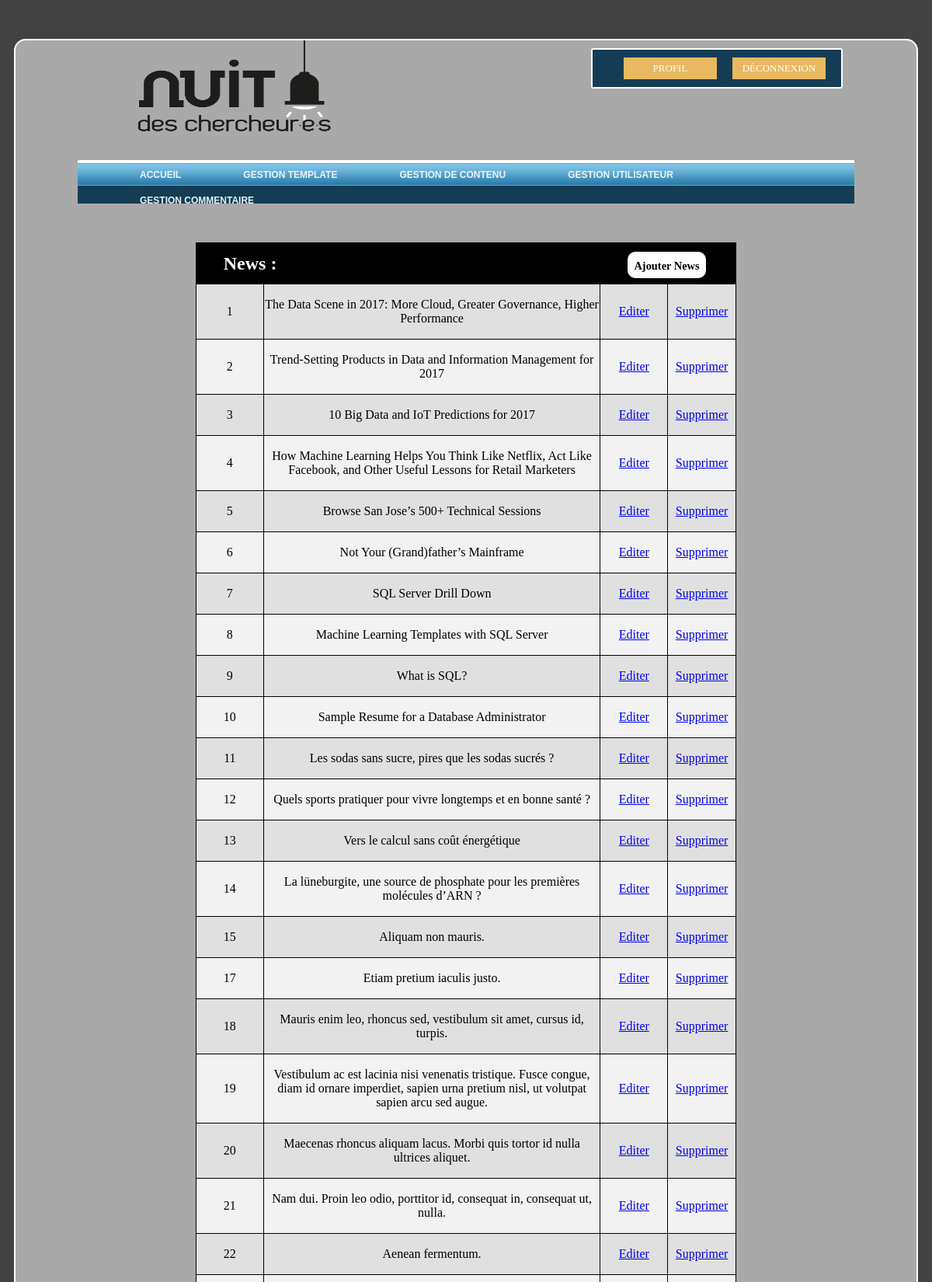
The app's page /index.php?page=Contenu (signed in, upper part) with its own data.
### tables this page shows
CREATE TABLE IF NOT EXISTS `template` (
  `id` int(8) NOT NULL AUTO_INCREMENT,
  `logo` varchar(255) DEFAULT NULL,
  `couleurAccueil` varchar(15) DEFAULT NULL,
  `couleurPublication` varchar(15) DEFAULT NULL,
  `couleurChercheur` varchar(15) DEFAULT NULL,
  `couleurConference` varchar(15) DEFAULT NULL,
  `couleurJourneaux` varchar(15) DEFAULT NULL,
  `couleurMenu` varchar(15) DEFAULT NULL,
  `couleurNews` varchar(15) DEFAULT NULL,
  PRIMARY KEY (`id`)
);

CREATE TABLE IF NOT EXISTS `news` (
  `id` int(11) NOT NULL AUTO_INCREMENT,
  `titre` varchar(200) NOT NULL,
  `content` text NOT NULL,
  `imageUrl` varchar(255) NOT NULL,
  `url` varchar(255) DEFAULT NULL,
  PRIMARY KEY (`id`)
);

### View/admin/Contenu.php (called while the page is built)
<?php
class ContenuVIEW
{
    private $model;
    public function __construct($model)
    {
        $this->model = $model;
    }
    public function __Tabs()
    {
        return $this->model->__tab();
    }
}

### Controller/admin/Contenu.php (called while the page is built)
<?php
include(dirname(__FILE__) . '/../../View/admin/Contenu.php');
include(dirname(__FILE__) . '/../../Model/admin/Contenu.php');
$connect = new db();
$bdd = $connect->connectDB();
$MDL = new ContenuMDL($bdd);
$View = new ContenuVIEW($MDL);
$View->__Tabs();

### Model/admin/Contenu.php (the view, shortened to what this page needs)
<?php
class ContenuMDL
{
    private $bdd;
    public function __construct($bdd)
    {
        $this->bdd = $bdd;
    }
    public function __tab()
    {
        $req = $this->bdd->prepare("SELECT * from news");
        $req->execute();
        echo "
            <table>
                <tr>
                    <th colspan=\"2\">News :</th>
                    <th colspan=\"2\"><a href='index.php?page=EditerContenu&new=1' class='add-article' id='addNews'>Ajouter News</a></th>
                </tr>";
        while ($res = $req->fetch()) {
            echo "<tr>
                    <td id='id'>
                        <p>" . $res['id'] . "</p>
                    </td>
                    <td id='titre'>
                        <p>" . $res['titre'] . "</p>
                    </td>
                    <td id='edit'>
                        <a href=\"index.php?page=EditerContenu&id=" . $res['id'] . "\">Editer</a>
                    </td>
                    <td id='del'>
                        <a href=\"Model/admin/utils.php?supprContenu=true&table=news&id=" . $res['id'] . "\">Supprimer</a>
                    </td>
                </tr>";
        }
        echo " </table><br><br>";
        echo "
            <table>
                <tr>
                    <th colspan=\"2\">Conference :</th>
                    <th colspan=\"2\"><a href='index.php?page=EditerContenuConference&new=1' class='add-article' id='addConference'>Ajouter Conference</a></th>
                </tr>";
        echo " </table><br><br>";
        echo "
            <table>
                <tr>
                    <th colspan=\"2\">Evenement :</th>
                    <th colspan=\"2\"><a href='index.php?page=EditerContenuEvent&new=1' class='add-article' id='addEvenement'>Ajouter Evenement</a></th>
                </tr>";
        echo " </table><br><br>";
        echo "
            <table>
                <tr>
                    <th colspan=\"2\">Journaux :</th>
                    <th colspan=\"2\"><a href='index.php?page=EditerContenuJournal&new=1' class='add-article' id='addJournaux'>Ajouter un Journal</a></th>
                </tr>";
        echo " </table><br><br>";
        echo "
            <table>
                <tr>
                    <th colspan=\"2\">Publication :</th>
                     <th colspan=\"2\"><a href='index.php?page=EditerContenuPublication&new=1' class='add-article' id='addPublication'>Ajouter Publication</a></th>
                </tr>";
        echo " </table><br><br>";
    }
}

### View/header.php (shortened to what this page needs)
<!DOCTYPE html>
<html xmlns="http://www.w3.org/1999/html">
<head>
    <link rel="stylesheet" href="assets/css/menuHorizStyle.css" type="text/css"/>
    <link rel="stylesheet" href="assets/css/AccueilStyle.css" media="all" type="text/css"/>
    <link rel="stylesheet" href="assets/css/footerStyle.css" type="text/css"/>
    <link rel="stylesheet" href="assets/css/slidesShowStyle.css" type="text/css"/>
    <link rel="stylesheet" href="assets/css/btnSearch.css" type="text/css"/>
    <link rel="stylesheet" href="assets/css/NewsDetails.css" type="text/css"/>
    <link rel="stylesheet" href="assets/css/News.css" type="text/css"/>
    <link rel="stylesheet" href="assets/css/EventStyle.css" type="text/css"/>
    <link rel="stylesheet" href="assets/css/signeUpStyle.css" type="text/css"/>
    <link rel="stylesheet" href="assets/css/Chercheurs.css" type="text/css"/>
    <link rel="stylesheet" href="assets/css/publication.css" type="text/css"/>
    <link rel="stylesheet" href="assets/css/Journaux.css" type="text/css"/>
    <link rel="stylesheet" href="assets/css/Conferences.css" type="text/css"/>
    <link rel="stylesheet" href="assets/css/commentaire.css" type="text/css"/>
    <link rel="stylesheet" href="assets/css/Issue.css" type="text/css"/>
    <?php
    if (isset($_GET['page']) AND
        ($_GET['page'] == "Admin" OR
            $_GET['page'] == "Template" OR
            $_GET['page'] == "Contenu" OR
            $_GET['page'] == "User" OR
            $_GET['page'] == "Commentaire" OR
            $_GET['page'] == "EditerContenu" OR
            $_GET['page'] == "EditerContenuConference" OR
            $_GET['page'] == "EditerContenuEvent" OR
            $_GET['page'] == "EditerContenuJournal" OR
            $_GET['page'] == "EditerContenuPublication")
    ) {
        echo "<link rel=\"stylesheet\" href=\"assets/css/admin/admin.css\"  media=\"screen\" type=\"text/css\" />";
        echo "<link rel=\"stylesheet\" href=\"assets/css/admin/Template.css\" type=\"text/css\" />
                <script src='assets/js/admin/admin.js' type='application/javascript'></script>
                <script src='assets/js/admin/Template.js' type='application/javascript'></script>
                  <script src='assets/js/admin/jscolor.min.js' type='application/javascript'></script>";
    }
    $connect = new db();
    $bdd = $connect->connectDB();
    $req = $bdd->prepare("SELECT * from template");
    $req->execute();
    $res = $req->fetch();
    ?>
</head>
<body>
<div class="container">
    <nav>
        <?php
        if (isset($_SESSION['userORadmin']) && $_SESSION['userORadmin'] == 0) {
            $logo = (isset($_SESSION['bloquer']) && $_SESSION['bloquer']) ? "#" : "index.php?page=Accueil";
        } elseif (isset($_SESSION['userORadmin']) && $_SESSION['userORadmin'] == 1) {
            $logo = "index.php?page=Admin";
        } else
            $logo = "index.php?page=Accueil";
        echo "<a href=\"$logo\" ><img id=\"logo\" src=\"" . $res['logo'] . "\" width=\"30%\" height=\"150\"></a>";
        ?>
        <?php
        if (isset($_SESSION['nom'])) {
            echo "<div class=\"authentification\"  id=\"login\" >
                                <a id=\"logout-btn\" href=\"Model/Inscription.php?log=out\" value=\"Déconnexion\">Déconnexion</a>
                                <a id=\"profil-btn\" href=\"index.php?page=Profil\" value=\"Profil\">Profil</a>
                      </div>";
        }
        ?>
        <div id="dolphincontainer">
            <div id="dolphinnav">
                <?php
                if (isset($_GET['page']) AND
                    ($_GET['page'] == "Admin" OR
                        $_GET['page'] == "Template" OR
                        $_GET['page'] == "Contenu" OR
                        $_GET['page'] == "User" OR
                        $_GET['page'] == "Commentaire" OR
                        $_GET['page'] == "EditerContenu" OR
                        $_GET['page'] == "EditerContenuConference" OR
                        $_GET['page'] == "EditerContenuEvent" OR
                        $_GET['page'] == "EditerContenuJournal" OR
                        $_GET['page'] == "EditerContenuPublication")
                ) {
                    echo "
                            <ul>
<li><a href=\"index.php?Admin\" id=Admin\"><span>Accueil</span></a></li>
                                <li><a href=\"index.php?page=Template\" id=\"template\"><span>Gestion Template</span></a></li>
                                <li><a href=\"index.php?page=Contenu\" id=\"contenu\"><span>Gestion De Contenu</span></a></li>
                                <li><a href=\"index.php?page=User\" id=\"utilisateur\"><span>Gestion Utilisateur</span></a></li>
                                <li><a href=\"index.php?page=Commentaire\" id=\"commentaire\"><span>Gestion Commentaire</span></a></li>
                            </ul>
                        ";
                }
                ?>
            </div>
        </div>
    </nav>

### assets/css/menuHorizStyle.css (style rules this page uses)
#dolphincontainer { position: relative; height: 56px; color: #E0E0E0; background: #143D55; width: 100%; font-family: Helvetica, Arial, Verdana, sans-serif; }
#dolphinnav { position: relative; height: 33px; font-size: 12px; text-transform: uppercase; font-weight: bold; background: #fff url('../image/dolphin_bg.gif') repeat-x bottom left; padding: 0 0 0 20px; }
#dolphinnav ul { margin: 0; padding: 0; list-style-type: none; width: auto; float: left; }
#dolphinnav ul li { display: block; float: left; margin-left: 40px; }
#dolphinnav ul li a { display: block; float: left; color: #EAF3F8; text-decoration: none; padding: 0 0 0 20px; height: 33px; }
#dolphinnav ul li a span { padding: 12px 20px 0 0; height: 21px; float: left; }
#logo { margin-left: 50px; margin-right: 50px; }

### assets/css/AccueilStyle.css (style rules this page uses)
body { background-color: navy; }
nav, footer { margin-right: 80px; margin-left: 80px; }
.container { overflow: auto; border: 2px solid white; border-radius: 15px; background-color: #a2bfff; margin: 50px 60px 20px; padding-bottom: 20px; }
.authentification { width: 300px; background-color: #143D55; border: 2px solid white; border-radius: 3px; padding: 10px 10px 10px 10px; position: relative; float: right; margin-top: 10px; margin-right: 15px; }
#login #logout-btn, #login #profil-btn { background-color: #E8B960; border-style: solid; border-width: 1px; border-color: #E8B960; padding: 5px 10px 5px 10px; width: 40%; box-sizing: border-box; text-align: center; text-decoration: none; font-family: PT sans; font-size: 13px; font-weight: normal; text-transform: uppercase; color: #ffffff; float: right; margin-right: 10px; margin-left: 10px }

### assets/css/admin/admin.css (style rules this page uses)
body { background-color: #424242; }
table { border-radius: 10%; border: 1px solid black; margin-left: 20%; margin-top: 50px; margin-bottom: 5%; width: 60%; }
table, th, td { border: 1px solid black; border-collapse: collapse; }
th { height: 50px; text-align: left; padding-left: 5%; color: white; font-size: x-large; background-color: black; }
tr:nth-child(2n+1) { background-color: #F2F2F2; }
tr:nth-child(2n) { background-color: #E0E0E0; }
td { text-align: center; width: 50%; }
#id, #del, #edit { width: 10% }
.container { margin-right: 10px; margin-left: 10px; background-color: darkgrey; }
#addNews, #addConference, #addEvenement, #addJournaux, #addPublication { text-decoration: none; background-color: white; color: black; padding-top: 7%; padding-right: 6%; padding-left: 6%; padding-bottom: 6%; border-radius: 10px; font-size: 60%; }

### records on screen
template: logo (picture)
news: id "1", titre "The Data Scene in 2017: More Cloud, Greater Governance, Higher Performance"
news: id "2", titre "Trend-Setting Products in Data and Information Management for 2017"
news: id "3", titre "10 Big Data and IoT Predictions for 2017"
news: id "4", titre "How Machine Learning Helps You Think Like Netflix, Act Like Facebook, and Other Useful Lessons for Retail Marketers"
news: id "5", titre "Browse San Jose’s 500+ Technical Sessions"
news: id "6", titre "Not Your (Grand)father’s Mainframe"
news: id "7", titre "SQL Server Drill Down"
news: id "8", titre "Machine Learning Templates with SQL Server"
news: id "9", titre "What is SQL?"
news: id "10", titre "Sample Resume for a Database Administrator"
news: id "11", titre "Les sodas sans sucre, pires que les sodas sucrés ?"
news: id "12", titre "Quels sports pratiquer pour vivre longtemps et en bonne santé ?"
news: id "13", titre "Vers le calcul sans coût énergétique"
news: id "14", titre "La lüneburgite, une source de phosphate pour les premières molécules d’ARN ?"
news: id "15", titre "Aliquam non mauris."
news: id "17", titre "Etiam pretium iaculis justo."
news: id "18", titre "Mauris enim leo, rhoncus sed, vestibulum sit amet, cursus id, turpis."
news: id "19", titre "Vestibulum ac est lacinia nisi venenatis tristique. Fusce congue, diam id ornare imperdiet, sapien urna pretium nisl, ut volutpat sapien arcu sed augue."
news: id "20", titre "Maecenas rhoncus aliquam lacus. Morbi quis tortor id nulla ultrices aliquet."
news: id "21", titre "Nam dui. Proin leo odio, porttitor id, consequat in, consequat ut, nulla."
news: id "22", titre "Aenean fermentum."
